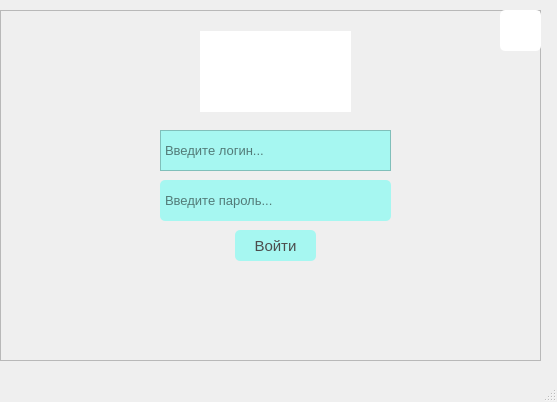
<?xml version="1.0" encoding="UTF-8"?>
<ui version="4.0">
 <class>MainWindow</class>
 <widget class="QMainWindow" name="MainWindow">
  <property name="geometry">
   <rect>
    <x>0</x>
    <y>0</y>
    <width>557</width>
    <height>402</height>
   </rect>
  </property>
  <property name="windowTitle">
   <string>MainWindow</string>
  </property>
  <property name="toolButtonStyle">
   <enum>Qt::ToolButtonIconOnly</enum>
  </property>
  <widget class="QWidget" name="centralwidget">
   <widget class="QFrame" name="frame">
    <property name="geometry">
     <rect>
      <x>0</x>
      <y>10</y>
      <width>541</width>
      <height>351</height>
     </rect>
    </property>
    <property name="font">
     <font>
      <pointsize>14</pointsize>
     </font>
    </property>
    <property name="styleSheet">
     <string notr="true">QFrame{
	border-radius: 5px;
	background-color: rgb(255, 255, 255);
	transition: 1s;
}

@keyframes QFrame{
0%{
opacity:0;
}
100% {
opacity:1;
}
}</string>
    </property>
    <property name="frameShape">
     <enum>QFrame::StyledPanel</enum>
    </property>
    <property name="frameShadow">
     <enum>QFrame::Raised</enum>
    </property>
    <widget class="QTextEdit" name="textEdit">
     <property name="geometry">
      <rect>
       <x>160</x>
       <y>120</y>
       <width>231</width>
       <height>41</height>
      </rect>
     </property>
     <property name="font">
      <font>
       <pointsize>10</pointsize>
      </font>
     </property>
     <property name="styleSheet">
      <string notr="true">QTextEdit{
	padding-top: 8px;
	text-align: center;
	background-color: #a6f7f1;
   	transition: 2s linear; 
	color: black;
}

QTextEdit:hover{
	background-color:#89f0ea;
}
</string>
     </property>
     <property name="autoFormatting">
      <set>QTextEdit::AutoNone</set>
     </property>
     <property name="acceptRichText">
      <bool>true</bool>
     </property>
     <property name="textInteractionFlags">
      <set>Qt::TextEditorInteraction</set>
     </property>
     <property name="placeholderText">
      <string>Введите логин...</string>
     </property>
    </widget>
    <widget class="QPushButton" name="pushButton">
     <property name="geometry">
      <rect>
       <x>235</x>
       <y>220</y>
       <width>81</width>
       <height>31</height>
      </rect>
     </property>
     <property name="font">
      <font>
       <pointsize>11</pointsize>
       <weight>50</weight>
       <bold>false</bold>
      </font>
     </property>
     <property name="styleSheet">
      <string notr="true">QPushButton{
	border-radius: 5px;
	background-color: #a6f7f1;
   	transition: 2s linear; 
	color: #4c4d4d;
}

QPushButton:hover{
	background-color: #89f0ea;
}

</string>
     </property>
     <property name="text">
      <string>Войти</string>
     </property>
    </widget>
    <widget class="QPushButton" name="pushButton_2">
     <property name="geometry">
      <rect>
       <x>500</x>
       <y>0</y>
       <width>41</width>
       <height>41</height>
      </rect>
     </property>
     <property name="styleSheet">
      <string notr="true">QPushButton{
	background-color: white;
	border-radius: 5px;
}</string>
     </property>
     <property name="text">
      <string/>
     </property>
     <property name="icon">
      <iconset>
       <normaloff>../images/1487086345-cross_81577.png</normaloff>../images/1487086345-cross_81577.png</iconset>
     </property>
     <property name="iconSize">
      <size>
       <width>17</width>
       <height>17</height>
      </size>
     </property>
    </widget>
    <widget class="QPushButton" name="pushButton_3">
     <property name="geometry">
      <rect>
       <x>200</x>
       <y>21</y>
       <width>151</width>
       <height>81</height>
      </rect>
     </property>
     <property name="styleSheet">
      <string notr="true">QPushButton{
	background-color: white;
border: none;
}</string>
     </property>
     <property name="text">
      <string/>
     </property>
     <property name="icon">
      <iconset>
       <normaloff>../images/medicine_icon-icons.com_66070.png</normaloff>../images/medicine_icon-icons.com_66070.png</iconset>
     </property>
     <property name="iconSize">
      <size>
       <width>70</width>
       <height>70</height>
      </size>
     </property>
    </widget>
    <widget class="QLineEdit" name="lineEdit">
     <property name="geometry">
      <rect>
       <x>160</x>
       <y>170</y>
       <width>231</width>
       <height>41</height>
      </rect>
     </property>
     <property name="font">
      <font>
       <pointsize>10</pointsize>
      </font>
     </property>
     <property name="styleSheet">
      <string notr="true">QLineEdit{
	padding-top: 0px;
	padding-left: 3px;
	text-align: center;
	background-color: #a6f7f1;
	border-radius: 5px;
   	transition: 2s linear; 
	color: black;
}

QLineEdit:hover{
	background-color: #89f0ea;
}	</string>
     </property>
     <property name="frame">
      <bool>false</bool>
     </property>
     <property name="echoMode">
      <enum>QLineEdit::Password</enum>
     </property>
     <property name="cursorPosition">
      <number>0</number>
     </property>
     <property name="placeholderText">
      <string>Введите пароль...</string>
     </property>
    </widget>
   </widget>
  </widget>
  <widget class="QStatusBar" name="statusbar"/>
 </widget>
 <resources/>
 <connections/>
</ui>
